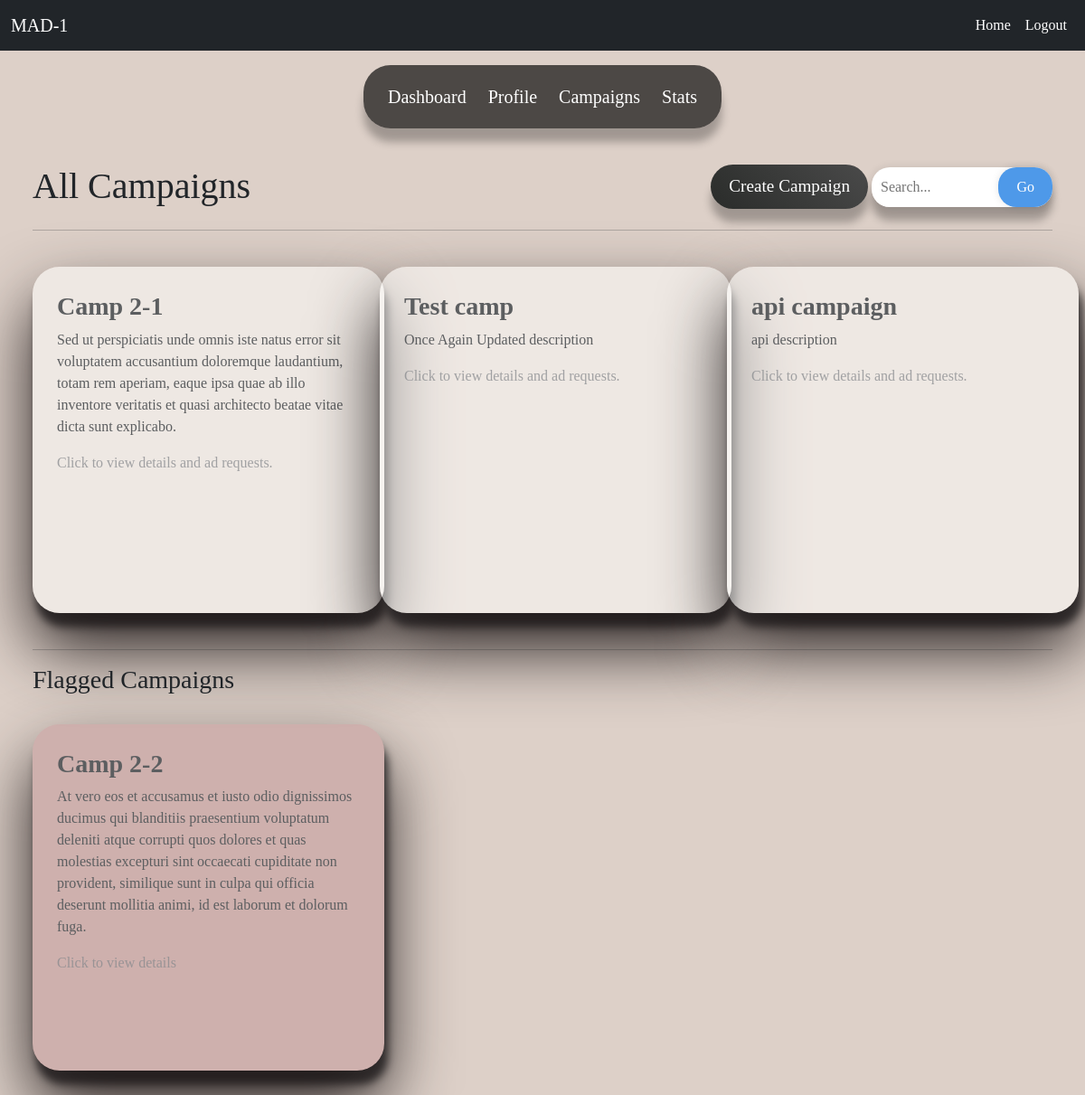
Screenshot of /sponsor/campaigns (signed in) with the database file from the repository.
### website/models.py (models this page shows)
class Campaign(db.Model):
    __tablename__ = 'campaign'
    id = db.Column(db.Integer, primary_key=True)
    name = db.Column(db.String(150), nullable=False)
    description = db.Column(db.Text, nullable=False)
    start_date = db.Column(db.Date, nullable=False)
    end_date = db.Column(db.Date, nullable=False)
    budget = db.Column(db.Float, nullable=False)
    visibility = db.Column(db.String(50), nullable=False)
    flagged = db.Column(db.String(5),nullable=False)
    sponsor_id = db.Column(db.Integer, db.ForeignKey('sponsor.id'))
    sponsor = db.relationship('Sponsor', back_populates='campaigns')
    ad_requests = db.relationship('AdRequest', back_populates='campaign')

### website/views.py (the view, shortened to what this page needs)
@views.route('sponsor/campaigns',  methods=['GET', 'POST'])
@login_required
def sponsor_campaigns():
    sponsor = Sponsor.query.get(current_user.id)
    query = Campaign.query
    query = query.filter( Campaign.sponsor_id == sponsor.id)
    running_camp = query.filter( Campaign.end_date > datetime.now().date())
    noflag_campaigns = running_camp.filter_by( flagged = 'False').all()
    flag_campaigns = running_camp.filter_by( flagged = 'True').all()
    return render_template('campaigns.html', user=current_user, noflag_campaigns=noflag_campaigns, flag_campaigns=flag_campaigns)

### website/__init__.py (called while the page is built)
def create_app():
    myapp = Flask(__name__)
    myapp.config['SECRET_KEY'] = 'mysecretkey'
    myapp.config['SQLALCHEMY_DATABASE_URI'] = 'sqlite:///database.sqlite3'
    db.init_app(myapp)
    api.init_app(myapp)
    from .auth import auth
    from .views import views
    myapp.register_blueprint(views,url_prefix = '/')
    myapp.register_blueprint(auth,url_prefix = '/auth')
    with myapp.app_context():
        db.create_all()
    login_manager = LoginManager()
    login_manager.login_view = 'views.home'
    login_manager.init_app(myapp)
    @login_manager.user_loader
    def load_user(user_id):
        return User.query.get(int(user_id))
    return myapp

### website/templates/campaigns.html (shortened to what this page needs)
{% extends 'base.html' %}
{% block content %}
<div class="container-fluid">
    <div class="row justify-content-center">
        <nav id="sponsor_navbar" class="navbar navbar-expand-lg mt-2" >
            <div class="container-fluid">
                <div class="collapse navbar-collapse justify-content-center" id="navbarCenteredExample">
                    <ul class="nav-links">
                        <li><a href="{{ url_for('views.sponsor_dashboard') }}">Dashboard</a></li>
                        <li class="center"><a href="{{ url_for('views.sponsor_profile') }}">Profile</a></li>
                        <li class="upward"><a href="{{ url_for('views.sponsor_campaigns') }}">Campaigns</a></li>
                        <li class="forward"><a href="{{ url_for('views.sponsor_stats') }}">Stats</a></li>
                    </ul>
                </div>
            </div>
        </nav>
    </div>
<div class="container-fluid mt-3">
    <div class="row">
        <div class="col-md-6">
            <h1>All Campaigns</h1>
        </div>
        <div class="col-md-6 text-right">
            <span><button class="grey-btn" data-bs-toggle="modal" data-bs-target="#createCampaignModal">Create Campaign</button></span>
            <form action="{{ url_for('views.sponsor_campaigns') }}" class="search" method="post">
                <input name="campaign_filter" placeholder="Search..." type="text">
                <button type="submit">Go</button>
            </form>
        </div>
    </div>
    <hr>
    <br>
    <div>
        {% if noflag_campaigns|length == 0 and flag_campaigns|length == 0 %}
            <p><em>No campaigns to display</em></p>
            <br>
        {% else %}
        {% if noflag_campaigns|length != 0 %}
        <div class="row row-cols-1 row-cols-md-3 g-4">
            {% for campaign in noflag_campaigns %}
                <div class="col">
                    <a href="{{ url_for('views.campaign_details', campaign_id=campaign.id) }}">
                        <div class="campaign-card">
                            <div>
                                <h3><strong>{{ campaign.name }}</strong></h3>
                                <p>{{ campaign.description }}</p>
                                <p class="text-muted">Click to view details and ad requests.</p>
                            </div>
                        </div>
                    </a>
                </div>
            {% endfor %}
        </div>
        <br>
        {% endif %}
        {% if flag_campaigns|length != 0 %}
        <hr>
        <h3>Flagged Campaigns</h3>
        <br>
        <div class="row row-cols-1 row-cols-md-3 g-4">
            {% for campaign in flag_campaigns %}
                <div class="col">
                    <a href="{{ url_for('views.campaign_details', campaign_id=campaign.id) }}">
                        <div class="campaign-card" style="background: rgba(162, 83, 97, 0.262);">
                            <div>
                                <h3><strong>{{ campaign.name }}</strong></h3>
                                <p>{{ campaign.description }}</p>
                                <p class="text-muted">Click to view details</p>
                            </div>
                        </div>
                    </a>
                </div>
            {% endfor %}
        </div>
        {% endif %}
        {% endif %}
        <br>
    </div>
</div>
</div>
{% endblock %}

### website/static/css/style.css (style rules this page uses)
body { margin: 0; padding-top: 56px; font-family: 'Times New Roman', serif; background-color: rgb(221, 208, 200); }
.text-muted { --bs-text-opacity: 1; color: rgba(135, 138, 142, 0.75) !important; }
a { color: rgb(92 94 96); text-decoration-line: none; }
.text-right { text-align: right; }
.grey-btn { background: linear-gradient(45deg, #2a2c2a, #4a4a4a); border: none; color: white; box-shadow: 0 15px 10px rgba(0, 0, 0, 0.273); border-radius: 30px; padding: 10px 20px; font-size: 1.2em; transition: transform 0.2s, box-shadow 0.2s }
.nav-links { display: flex; align-items: center; background: #000000a7; padding: 20px 15px; border-radius: 30px; box-shadow: 0 15px 10px rgba(0, 0, 0, 0.273); }
.nav-links li { list-style: none; margin: 0 12px; }
.nav-links li a { position: relative; color: #333; font-size: 20px; font-weight: 500; padding: 6px 0; text-decoration: none; color: #fff; }
.nav-links li a:before { content: ''; position: absolute; bottom: 0; left: 0; height: 3px; width: 0%; background: #000000; border-radius: 12px; transition: all 0.4s ease; }
.nav-links li.center a:before { left: 50%; transform: translateX(-50%); }
.nav-links li.upward a:before { width: 100%; bottom: -5px; opacity: 0; }
.nav-links li.forward a:before { width: 100%; transform: scaleX(0); transform-origin: right; transition: transform 0.4s ease; }
.campaign-card { width: 389px; height: 383px; border-radius: 30px; background: #fffffe83; box-shadow: 1px 38px 74px #211b1b, 4px 15px 10px #3f3c3c; padding: 27px; }
.search { display: inline-flex; position: relative; box-shadow: 0 15px 10px rgba(0, 0, 0, 0.273) ; border-radius: 20px; }
.search input[type="text"] { width: 200px; padding: 10px; border: none; border-radius: 20px; box-shadow: 0 0 10px rgba(0, 0, 0, 0.1); }
.search button[type="submit"] { background-color: #4e99e9; border: none; color: #fff; cursor: pointer; padding: 10px 20px; border-radius: 20px; box-shadow: 0 0 10px rgba(0, 0, 0, 0.1); position: absolute; top: 0; right: 0; transition: .9s ease; }

### rows the page displays
Campaign: name "Camp 2-1", description "Sed ut perspiciatis unde omnis iste natus error sit voluptatem accusantium doloremque laudantium, totam rem aperiam, eaque ipsa quae ab illo inventore veritatis et quasi architecto beatae vitae dicta sunt explicabo."
Campaign: name "Test camp", description "Once Again Updated description"
Campaign: name "api campaign", description "api description"
Campaign: name "Camp 2-2", description "At vero eos et accusamus et iusto odio dignissimos ducimus qui blanditiis praesentium voluptatum deleniti atque corrupti quos dolores et quas molestias excepturi sint occaecati cupiditate non provident, similique sunt in culpa qui officia deserunt mollitia animi, id est laborum et dolorum fuga."
